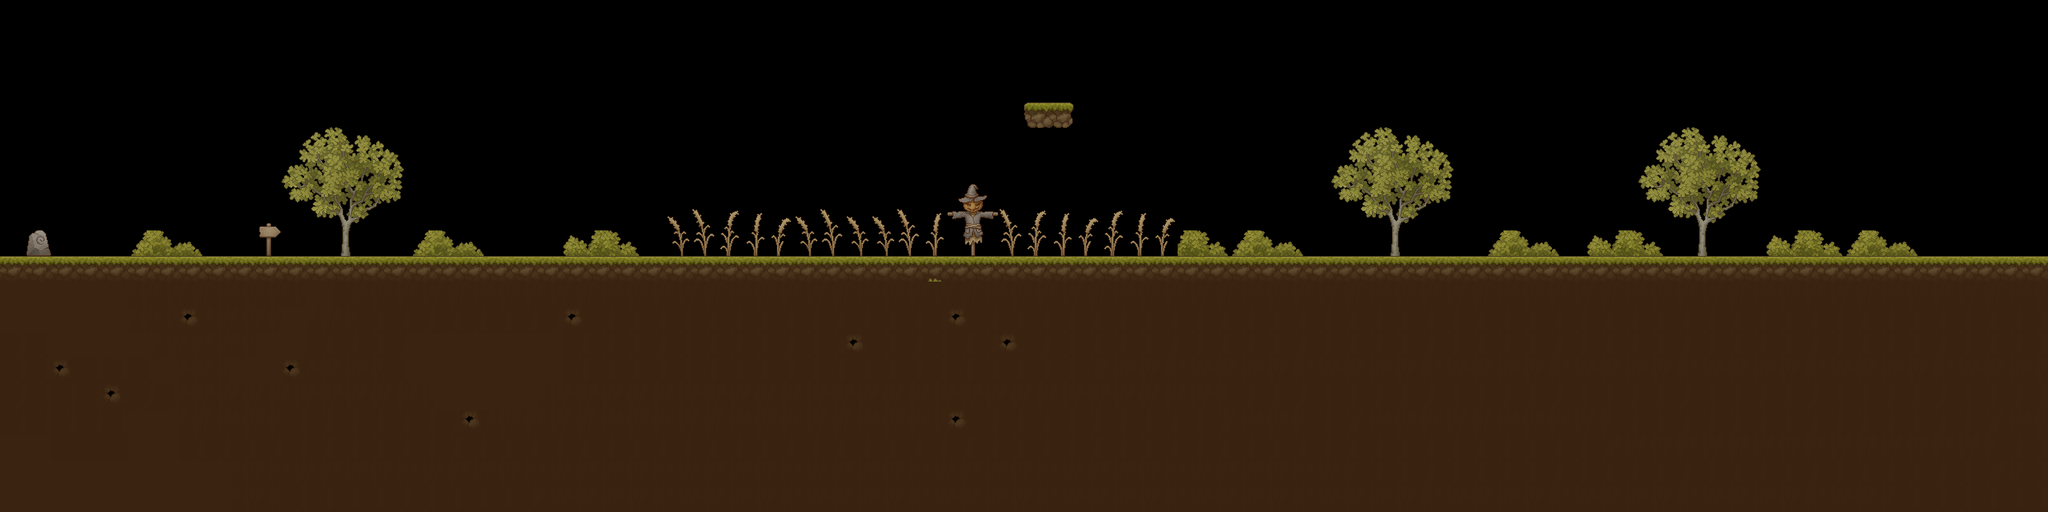

This is a level from a 2D game, rendered from its Tiled map with the project's own tilesets. A one-line summary and the map file follow, with tile-layer data summarised:
An orthogonal 80x20 tile map with 32x32 px tiles, 2 tile layers (Sol, Déco), 2 tilesets.

<map version="1.10" tiledversion="1.10.2" orientation="orthogonal" renderorder="right-down" width="80" height="20" tilewidth="32" tileheight="32" infinite="0" nextlayerid="4" nextobjectid="1">
 <tileset firstgid="1" name="TX_Tileset_Ground" tilewidth="32" tileheight="32" tilecount="256" columns="16">
  <image source="TX_Tileset_Ground.png" width="512" height="512" />
 </tileset>
 <tileset firstgid="257" name="TX Village Props" tilewidth="32" tileheight="32" tilecount="1024" columns="32">
  <image source="village.png" width="1024" height="1024" />
 </tileset>
 <layer id="1" name="Sol" width="80" height="20">
  <data>[1600 cells, 812 non-empty, 12 distinct tile ids]</data>
 </layer>
 <layer id="3" name="Déco" width="80" height="20">
  <data>[1600 cells, 177 non-empty, 68 distinct tile ids]</data>
 </layer>
</map>
